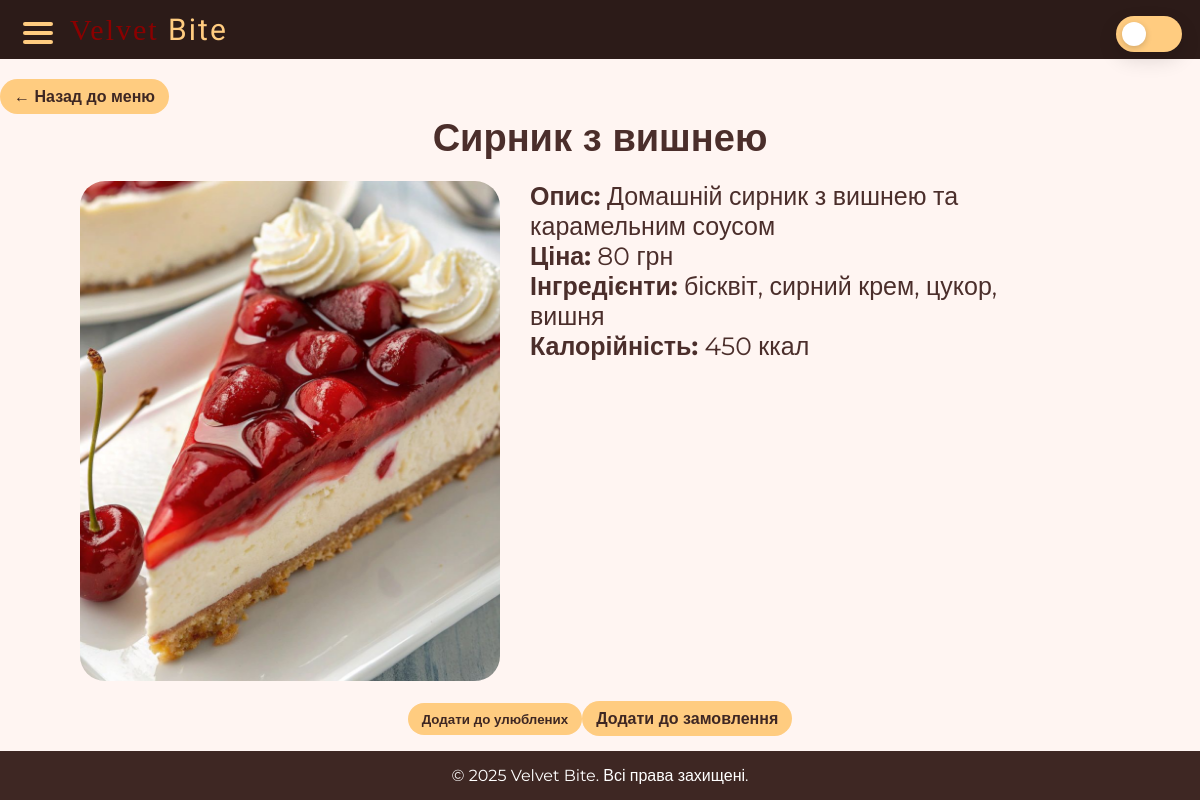
Screenshot of /dish/3 with the database file from the repository.
### tables this page shows
CREATE TABLE "dish" (
	"id"	INTEGER NOT NULL,
	"name"	TEXT NOT NULL,
	"price"	TEXT NOT NULL,
	"image"	BLOB NOT NULL,
	"description"	TEXT,
	"ingredients"	TEXT,
	"calories"	NUMERIC,
	PRIMARY KEY("id" AUTOINCREMENT)
);

### main.py (the view)
@app.route('/dish/<int:dish_id>')
def dish(dish_id):
    dish = get_dish_by_id(dish_id)
    user_id = session.get('user_id')
    fav = None
    is_fav = False
    if user_id:
        fav = get_favourite_by_dish(dish_id, user_id)
        is_fav = bool(fav)
    return render_template('dish.html', dish=dish, is_fav=is_fav)

### database.py (called while the page is built)
def get_db():
    if 'db' not in g:
        db_path = os.environ.get('DATABASE_PATH', 'my_database.db')
        try:
            db_dir = os.path.dirname(db_path)
            if db_dir:
                os.makedirs(db_dir, exist_ok=True)
        except Exception:
            pass
        g.db = sqlite3.connect(db_path)
        g.db.row_factory = sqlite3.Row  # Для отримання результатів у вигляді словника
    return g.db

def get_dish_by_id(dish_id):
    db = get_db()
    cursor = db.cursor()
    cursor.execute('SELECT * FROM dish WHERE id = ?', (dish_id,))
    return cursor.fetchone()

### main.py (called while the page is built)
@app.before_request
def startup():
    if not app.config.get('DB_INIT_DONE'):
        try:
            with app.app_context():
                init_db()
                add_admin('admin', '11111')
        except Exception:
            pass
        app.config['DB_INIT_DONE'] = True

### templates/dish.html (shortened to what this page needs)
<!DOCTYPE html>
<html lang="uk">
<head>
    <link rel="stylesheet" href="{{ url_for('static', filename='style.css') }}">
</head>
</head>
<body>
    <header>
        <nav class="navbar">
            <div class="menu-toggle" id="menu-toggle">
                <span></span>
                <span></span>
                <span></span>
            </div>
            <h1 class="logo"><span>Velvet</span> Bite</h1>
        </nav>
    </header>
    <main>
        <section class="dish">
            <a href="/#menu" class="dish-btn">← Назад до меню</a>
            <h1 class="dish-name">{{ dish.name }}</h1>
        </section>
        <section class="dish-detail">
            <img src="{{ url_for('static', filename=dish.image) }}" alt="{{ dish.name }}">
            <div class="dish-info">
                <p><strong>Опис:</strong> {{ dish.description }}</p>
                <p><strong>Ціна:</strong> {{ dish.price|int }} грн</p>
                <p><strong>Інгредієнти:</strong> {{ dish.ingredients }}</p>
                <p><strong>Калорійність:</strong> {{ dish.calories }} ккал</p>
            </div>
        </section>
        <section class="dish-order">
            {% if is_fav %}
            <form method="post" action="{{ url_for('remove_from_favourite', dish_id=dish.id) }}" style="display:inline">
                <button type="submit" class="dish-btn">Видалити з улюблених</button>
            </form>
            {% else %}
            <form method="post" action="{{ url_for('add_to_favourite', dish_id=dish.id) }}" style="display:inline">
                <button type="submit" class="dish-btn">Додати до улюблених</button>
            </form>
            {% endif %}
            <a class="dish-btn" href="{{ url_for('order') }}?dish_id={{ dish.id }}&qty=1">Додати до замовлення</a>
        </section>
    </main>
    <footer>
        <p>© 2025 Velvet Bite. Всі права захищені.</p>
    </footer>
</body>
</html>

### static/style.css (style rules this page uses)
* { margin: 0; padding: 0; box-sizing: border-box; font-family: "Montserrat", sans-serif; }
html, body { height: 100%; }
body { background-color: #FFF5F2; color: #4B2E2B; font-family: 'Montserrat', sans-serif; margin: 0; padding: 0; display: flex; flex-direction: column; min-height: 100vh; }
.navbar { display: flex; justify-content: space-between; align-items: center; padding: 12px 60px; background: #2C1B18; position: relative; z-index: 999; flex-direction: row; }
.logo { font-family: 'Beau Rivage', serif; font-weight: 400; color: #ffcc80; letter-spacing: 2px; font-size: 30px; margin-left: 10px; }
.logo span { font-family: "Alegreya", serif; font-optical-sizing: auto; font-weight: 400; color: #8B0000; font-size: 30px; }
.menu-toggle { display: flex; flex-direction: column; justify-content: space-between; width: 30px; height: 22px; cursor: pointer; z-index: 1001; transition: all 0.3s ease; margin-left: 5px; position: fixed; left: 18px; top: 22px; }
.menu-toggle span { display: block; height: 4px; width: 100%; background: #ffcc80; border-radius: 3px; transition: all 0.3s ease; }
footer { background: #3e2723; color: #fff; text-align: center; padding: 15px 0; }
.dish-btn { margin-left: 80px; display: inline-block; background: #ffcc80; color: #3e2723; padding: 10px 20px; margin-top: 20px; border-radius: 25px; text-decoration: none; font-weight: bold; transition: background 0.3s; font-family: "Montserrat", sans-serif; font-optical-sizing: auto; font-style: normal; }
.dish h1 { font-size: 38px; color: #4B2E2B; text-align: center; }
.dish-detail { display: flex; align-items: flex-start; gap: 30px; margin-top: 20px; }
.dish-detail img { width: 35%; height: 500px; object-fit: cover; margin-left: 80px; border-radius: 25px; }
.dish-info { max-width: 500px; font-size: 25px; }
main, .menu-section, .contact-section, .dish-detail { flex: 1; }
a { text-decoration: none; color: inherit; -webkit-tap-highlight-color: transparent; }
.dish-order { display: flex; justify-content: center; align-items: center; }
.dish-btn { margin-left:0 }
.dish-btn { background:#ffcc80;color:#3e2723;padding:8px 14px;border-radius:18px;border:none;cursor:pointer;transition:transform 0.12s ease, background 0.18s }
.navbar { padding-right:140px }
button, .btn, .dish-btn, .cart-btn, .account-btn, .signUp-form-in a, .signUp-btn-account, .contact-form button, .promo-spin-btn { background: #ffcc80 !important; color: #3e2723 !important; border: none !important; }

### rows the page displays
dish: name "Сирник з вишнею", image (picture), description "Домашній сирник з вишнею та карамельним соусом", price "80", ingredients "бісквіт, сирний крем, цукор, вишня", calories "450"
